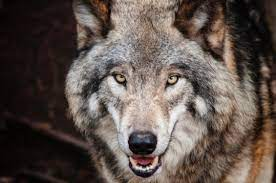
#> input picture A01.jfif, 276 x 183 px, given in place of the camera
$ jupyter execute '043(objectdetection).ipynb'
#> lines starting #> are read from the running program, lines starting #| are printed output that depends on the picture; after the words box and inside, x2 and y2 are one past the last pixel; in counts of white or black regions, pixels touching at a corner belong together
[cell 1]
import cv2
import numpy as np

[cell 2]
def nothing(x):
    pass


cv2.namedWindow('image')
cv2.createTrackbar('th','image',0,255,nothing)

cv2.createTrackbar('lb','image',0,255,nothing)
cv2.createTrackbar('lg','image',0,255,nothing)
cv2.createTrackbar('lr','image',0,255,nothing)

cv2.createTrackbar('hb','image',255,255,nothing)
cv2.createTrackbar('hg','image',255,255,nothing)
cv2.createTrackbar('hr','image',255,255,nothing)

cap = cv2.VideoCapture(0)
while cap.isOpened():
    r,frame = cap.read()
#> frame is the input picture: shape (183, 276, 3); mean B, G, R 75.4, 81.3, 93.3
    if r == True:

        thr = cv2.getTrackbarPos('th','image')

        LB = cv2.getTrackbarPos('lb','image')
        LG = cv2.getTrackbarPos('lg','image')
        LR = cv2.getTrackbarPos('lr','image')

        HB = cv2.getTrackbarPos('hb','image')
        HG = cv2.getTrackbarPos('hg','image')
        HR = cv2.getTrackbarPos('hr','image')

        lower = np.array([LB,LG,LR])
        upper = np.array([HB,HG,HR])
        # lower = np.array([LB<L])


        frame = cv2.flip(frame,1)
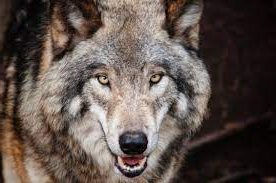
#> frame: shape (183, 276, 3); mean B, G, R 75.4, 81.3, 93.3
        frame = cv2.resize(frame,(400,400))
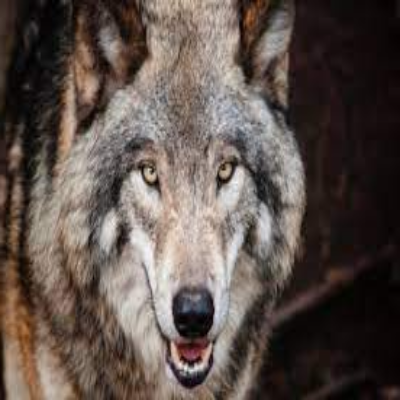
#> frame: shape (400, 400, 3); mean B, G, R 75.2, 81.2, 93.2
        hsv = cv2.cvtColor(frame,cv2.COLOR_BGR2HSV)
#> hsv: shape (400, 400, 3); mean H, S, V 35.3, 73.3, 93.4
        m = cv2.inRange(hsv,lower,upper)
#> m: shape (400, 400); every value is 255

        res = cv2.bitwise_and(frame,frame,mask=m)
        fr = cv2.bitwise_not(res)
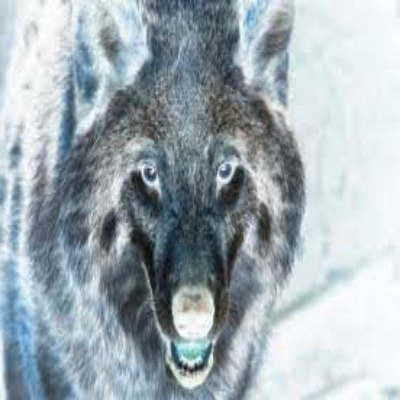
#> fr: shape (400, 400, 3); mean B, G, R 179.8, 173.8, 161.8

        _ , thi = cv2.threshold(m,thr,255,cv2.THRESH_BINARY)
        cnt,_ = cv2.findContours(thi, cv2.RETR_TREE, cv2.CHAIN_APPROX_SIMPLE)
#> cnt = [[[0, 0], [0, 399], [399, 399], [399, 0]]]

        cv2.drawContours(frame, cnt, -1, (255, 0, 0), 2)
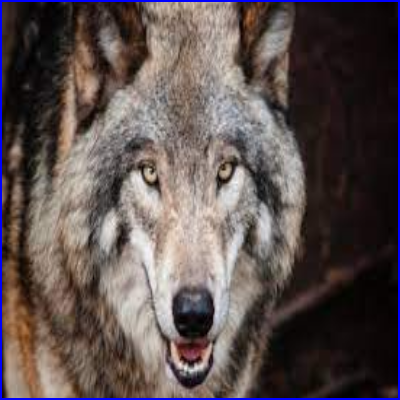
#> frame: shape (400, 400, 3); 1.99% of pixels changed, all inside (x1, y1, x2, y2) = (0, 0, 400, 400)

        cv2.imshow('thr',thi)
        cv2.imshow('result',res)
        cv2.imshow('mask',m)
        cv2.imshow('v',frame)
        if cv2.waitKey(25) & 0xff == ord('q'):
#> (key q is pressed here)
            break
    else:
        break


cap.release()
cv2.destroyAllWindows()

$ run again, on A02.jfif
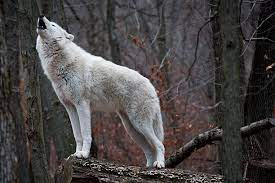
#> input picture A02.jfif, 275 x 183 px, given in place of the camera
#> frame is the input picture: shape (183, 275, 3); mean B, G, R 69.9, 69.8, 73.8
#> hsv: shape (400, 400, 3); mean H, S, V 68.1, 33.2, 75.4
#> m: shape (400, 400); every value is 255
#> `fr = cv2.bitwise_not(res)`:
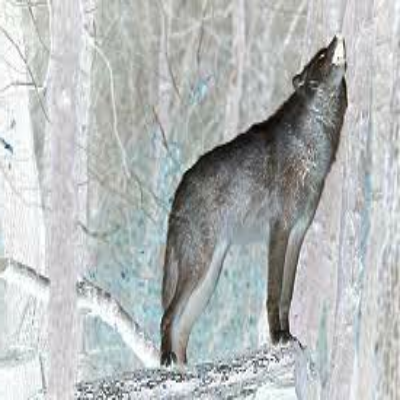
#> fr: shape (400, 400, 3); mean B, G, R 185.2, 185.3, 181.4
#> cnt = [[[0, 0], [0, 399], [399, 399], [399, 0]]]
#> `cv2.drawContours(frame, cnt, -1, (255, 0, 0), 2)`:
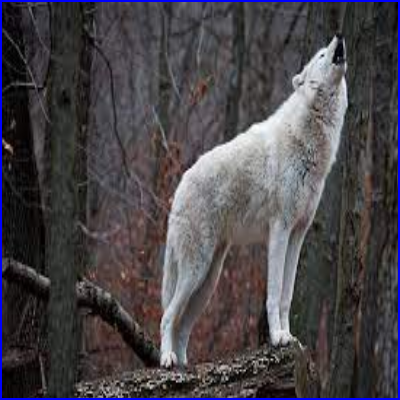
#> frame: shape (400, 400, 3); mean B, G, R 74, 68.8, 72.7
